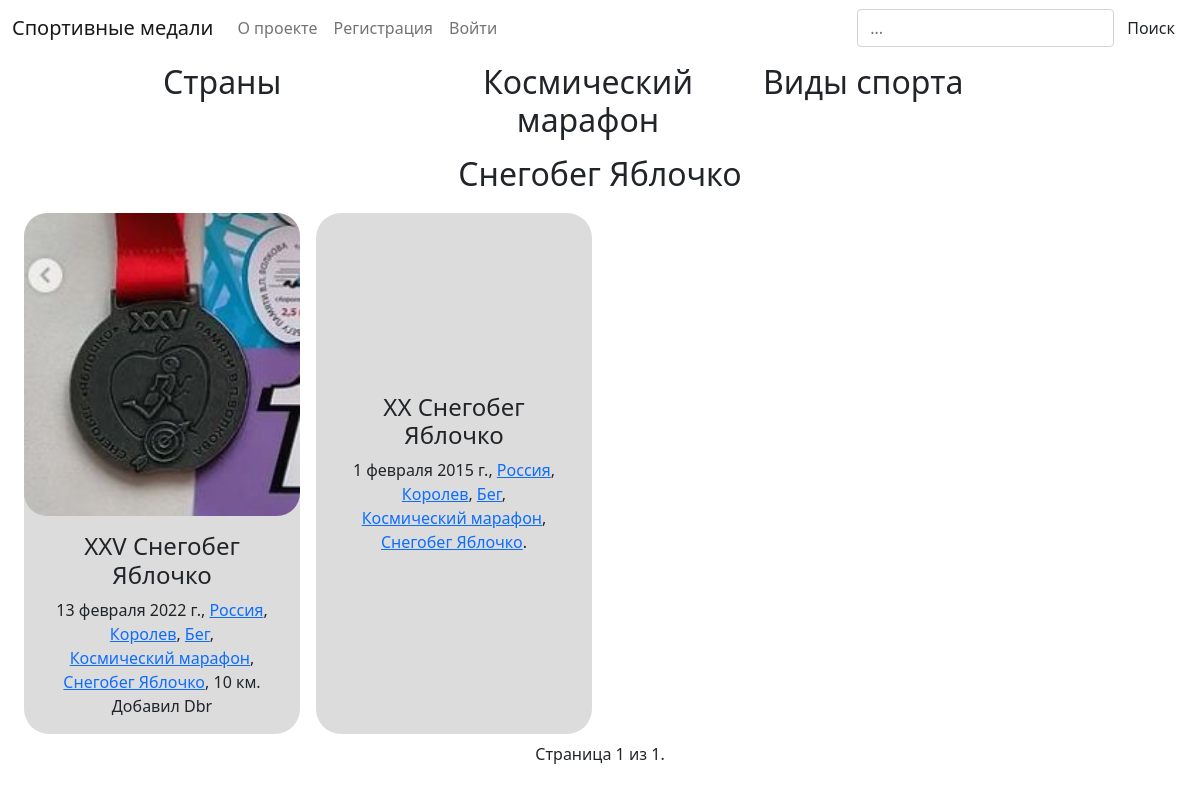
Page /series/12 on the committed database.
### medals/models.py (models this page shows, shortened)
class Org(models.Model):
    name = models.CharField(max_length = 200)
    count = models.IntegerField(default = 0)
    descriprion = models.TextField(blank = True)
    website = models.URLField(blank = True)
    logo = models.FileField(blank = True, upload_to='static/images/logos/orgs')
    def __str__(self):
        return self.name

class Series(models.Model):
    name = models.CharField(max_length = 200)
    org = models.ForeignKey(Org, on_delete = models.CASCADE, blank = True, null=True)
    count = models.IntegerField(default = 0)
    descriprion = models.TextField(blank = True)
    logo = models.FileField(blank = True, upload_to='static/images/logos/series')
    def __str__(self):
        return self.name

class Medal(models.Model):
    country = models.ForeignKey(Country, on_delete = models.CASCADE)
    region = ChainedForeignKey(
        Region,
        chained_field = "country",
        chained_model_field = "country",
        show_all=False,
        auto_choose=True,
        sort=True,
        blank=True, null=True)
    city = ChainedForeignKey(
        City,
        chained_field = "country",
        chained_model_field = "country",
        show_all=True,
        auto_choose=True,
        sort=True)
    sport = models.ForeignKey(Sport, on_delete = models.CASCADE, to_field='name', default='Бег')
    series = ChainedForeignKey(
        Series,
        chained_field = "org",
        chained_model_field = "org",
        show_all=True,
        auto_choose=False,
        sort=True,
        blank=True, null=True,)
    org = models.ForeignKey(Org, on_delete = models.CASCADE, blank = True, null=True)
    name = models.CharField(max_length = 200)
    name_lower = models.CharField(max_length = 200, editable=False, default="")
    date_added = models.DateField(auto_now = True)
    date = models.DateField(auto_now = False)
    distance = models.CharField(blank = True, max_length = 15)
    photo = models.ImageField(upload_to='static/images/medals/')
    photo_second = models.ImageField(blank = True, upload_to='static/images/medals')
    likes = models.IntegerField(default = 0)
    added_by = models.CharField(blank = True, max_length = 200, default='fatum')
    credentials = models.CharField(blank = True, max_length = 200, default='@fa_tum')
    def photo_creator(self):
        if(self.credentials=='@fa_tum'):
            return ""
        else:
            return self.credentials

class Country(models.Model):
    name = models.CharField(max_length = 200)
    count = models.IntegerField(default = 0)
    flag_path = models.ImageField(blank = True, upload_to='static/images/flags/countries')
    def __str__(self):
        return self.name
    def get_regions(self):
        return self.region_set.all().order_by('-count', 'name')
    def get_cities(self):
        return self.city_set.all().order_by('-count', 'name')

class City(models.Model):
    country = models.ForeignKey(Country, on_delete = models.CASCADE)
    region = ChainedForeignKey(
        Region,
        chained_field = "country",
        chained_model_field = "country",
        show_all=False,
        auto_choose=True,
        sort=True,
        blank=True, null=True,)
    name = models.CharField(max_length = 200)
    count = models.IntegerField(default = 0)
    flag_path = models.ImageField(blank = True, upload_to='static/images/flags/cities')
    def __str__(self):
        return self.name

class Sport(models.Model):
    name = models.CharField(max_length = 200, unique = True)
    count = models.IntegerField(default = 0)
    descriprion = models.TextField(blank = True)
    logo = models.FileField(blank = True, upload_to='static/images/logos/sports')
    def __str__(self):
        return self.name

### medals/views.py (the view)
# urls.py: path('series/<int:id>', views.series),
def series(request, id):
    countries = Country.objects.all().order_by('-count', 'name')
    regions = Region.objects.all().order_by('-count', 'name')
    try:
        seria = Series.objects.get(id=id)
    except Series.DoesNotExist:
        raise Http404("seria doesn't exist")
        return render(request, 'medals/404.html')
    sports = Sport.objects.all().order_by('-count', 'name')
    if seria.org:
        series_of_org = Series.objects.filter(org = seria.org).order_by('-count', 'name')
        org = Org.objects.get(id=seria.org.id)
    else:
        series_of_org = Series.objects.filter(Q(org__isnull = True) | Q(org__name = 'No')).order_by('-count', 'name')
        org = Org.objects.get(id=37)
    medals_list = Medal.objects.filter(series = id).order_by('-date')
    page = request.GET.get('page', 1)
    paginator = Paginator(medals_list, 20)
    try:
        medals = paginator.page(page)
    except PageNotAnInteger:
        medals = paginator.page(1)
    except EmptyPage:
        medals = paginator.page(paginator.num_pages)
    return render(request, 'medals/series.html', context={"seria": seria, "medals": medals, "countries": countries, "regions": regions, "series_of_org":series_of_org, "org":org})

### medals/models.py (called while the page is built)
    def get_cities(self):
        return self.city_set.all().order_by('-count', 'name')

### templates/medals/series.html (shortened to what this page needs)
{% extends 'medals/base_pages.html' %}
{% block content %}
<div class="d-flex justify-content-center">
  <h2>{% if seria.logo %}<img src="../{{ seria.logo }}" height=50></img>{% endif %}{{seria.name}}</h2>
</div>
{% endblock %}

### templates/medals/base_pages.html (shortened to what this page needs)
<!DOCTYPE html>
{% load static %}
<html lang="ru">
  <head>
    <link href="https://cdn.jsdelivr.net/npm/bootstrap@5.1.3/dist/css/bootstrap.min.css" rel="stylesheet">
    <link rel="stylesheet" type="text/css" href="{% static 'styles/style.css' %}">
  </head>
  <body>
    <nav class="navbar navbar-expand-sm navbar-light">
      <div class="container-fluid">
        <a class="navbar-brand" href="../">Спортивные медали</a>
        <div class="collapse navbar-collapse" id="mynavbar">
          <ul class="navbar-nav me-auto">
            <li class="nav-item"><a href="../about" class="nav-link">О проекте</a></li>
            {% if user.is_authenticated %}
              <span class="navbar-text">Привет, {{ user.username }}</span>
              <li class="nav-item"><a href="../add" class="nav-link">Добавить медаль</a></li>
              <a href="{% url 'logout' %}" class="nav-link">Выйти</a>
            {% else %}
              <li class="nav-item"><a href="../signup" class="nav-link">Регистрация</a></li>
              <li class="nav-item"><a href="../accounts/login" class="nav-link">Войти</a></li>
            {% endif %}
          </ul>
          <form class="d-flex" action="{% url 'search' %}" autocomplete="off">
            <input name="q" type="text" class="form-control" placeholder="..." class="form-control me-2">
            <button type="submit" class="btn btn-default">Поиск</button>
          </form>
        </div>
      </div>
    </nav>
    <div class="row d-flex justify-content-center" style="width:100%">
      <div class="col-sm-3">
        <a class="btn" data-bs-toggle="collapse" href="#collapseCountries"><h2>
          {% if countries.count > 0 %}
            Страны
          {% else %}
            {% if regions.count > 0 %}
              Регионы
            {% else %}
              Города
            {% endif %}
          {% endif %}
        </h2></a>
      </div>
      <div class="col-sm-3">
        <a class="btn" data-bs-toggle="collapse" href="#collapseOrgs"><h2>{% if orgs.count > 0 %}Организаторы{% else %}{% if seria %}{% if org.logo %}<img src="../{{ org.logo }}" height=40></img>{% endif %}{% if org.name == "No"%}Без организатора{% else %}{{org.name}}{% endif %}{% else %}Серии{% endif %}{% endif %}</h2></a>
      </div>
      <div class="col-sm-3">
        <a class="btn" data-bs-toggle="collapse" href="#collapseSports"><h2>Виды спорта</h2></a>
      </div>
    </div>
    {% block content %}
    {% endblock %}
    <div class="row mx-3 mt-1" >
        {% for medal in medals %}
          <div class="col-12 col-sm-6 col-md-3 p-2 d-flex justify-content-center">
            <div class="card">
                {% if medal.photo_second %}
                  <div id="carousel-{{medal.id}}" class="carousel slide" data-bs-ride="carousel" data-interval="false">
                    <div class="carousel-indicators">
                      <button type="button" data-bs-target="#carousel-{{medal.id}}" data-bs-slide-to="0" class="active"></button>
                      <button type="button" data-bs-target="#carousel-{{medal.id}}" data-bs-slide-to="1"></button>
                    </div>
                    <div class="carousel-inner">
                      <div class="carousel-item active" data-bs-interval="10000" data-mdb-interval="0">
                        <img src="../{{ medal.photo}}" alt="" class="d-block w-100">
                      </div>
                      <div class="carousel-item" data-bs-interval="10000" data-mdb-interval="0">
                        <img src="../{{ medal.photo_second}}" alt="" class="d-block w-100">
                      </div>
                    </div>
                    <button class="carousel-control-prev" type="button" data-bs-target="#carousel-{{medal.id}}" data-bs-slide="prev">
                      <span class="carousel-control-prev-icon"></span>
                    </button>
                    <button class="carousel-control-next" type="button" data-bs-target="#carousel-{{medal.id}}" data-bs-slide="next">
                      <span class="carousel-control-next-icon"></span>
                    </button>
                  </div>
                {% else %}
                  <img class="card-img-top" src="../{{ medal.photo}}" alt="">
                {% endif %}
                <div class="card-body d-flex align-items-center justify-content-center text-center">
                  <div>
                    <h4 class="card-title">{{medal.name}}</h4>
                    <p class="card-text">{{medal.date}}, <a href="../country/{{medal.country_id}}">{{medal.country}}</a>, <a href="../city/{{medal.city_id}}">{{medal.city}}</a>, <a href="../sport/{{medal.sport.id}}">{{medal.sport}}</a>{% if medal.org and medal.org.name != "No" %},<br> <a href="../org/{{medal.org_id}}">{{medal.org}}</a>{% endif %}{% if medal.series  %}, <a href="../series/{{medal.series_id}}">{{medal.series}}</a>{% endif %}{% if medal.distance %}, {{medal.distance}}{% endif %}.
                      {% if medal.added_by != "fatum" %}Добавил {{medal.added_by}}{% endif %}
                    </p>
                  </div>
                </div>
            </div>
          </div>
        {% endfor %}
    </div>
    <div class="pagination justify-content-center">
        <span class="step-links">
            <span class="current">
                Страница {{ medals.number }} из {{ medals.paginator.num_pages }}.
            </span>
        </span>
    </div>
  </body>
</html>

### static/styles/style.css (style rules this page uses)
.card { border-width: 0px; border-radius: 25px; background-color: Gainsboro; }
.card-img-top { border-radius: 23px; }

### rows in the picture
Org: name "Космический марафон"
Series: name "Снегобег Яблочко"
Medal: photo (picture), name "XXV Снегобег Яблочко", date "13 февраля 2022 г.", country "Россия", city "Королев", sport "Бег", org "Космический марафон", series "Снегобег Яблочко", distance "10 км", added_by "Dbr"
Medal: name "XX Снегобег Яблочко", date "1 февраля 2015 г.", country "Россия", city "Королев", sport "Бег", org "Космический марафон", series "Снегобег Яблочко"

### other values in the picture
{{ medals.number }} "1"
{{ medals.paginator.num_pages }} "1"
